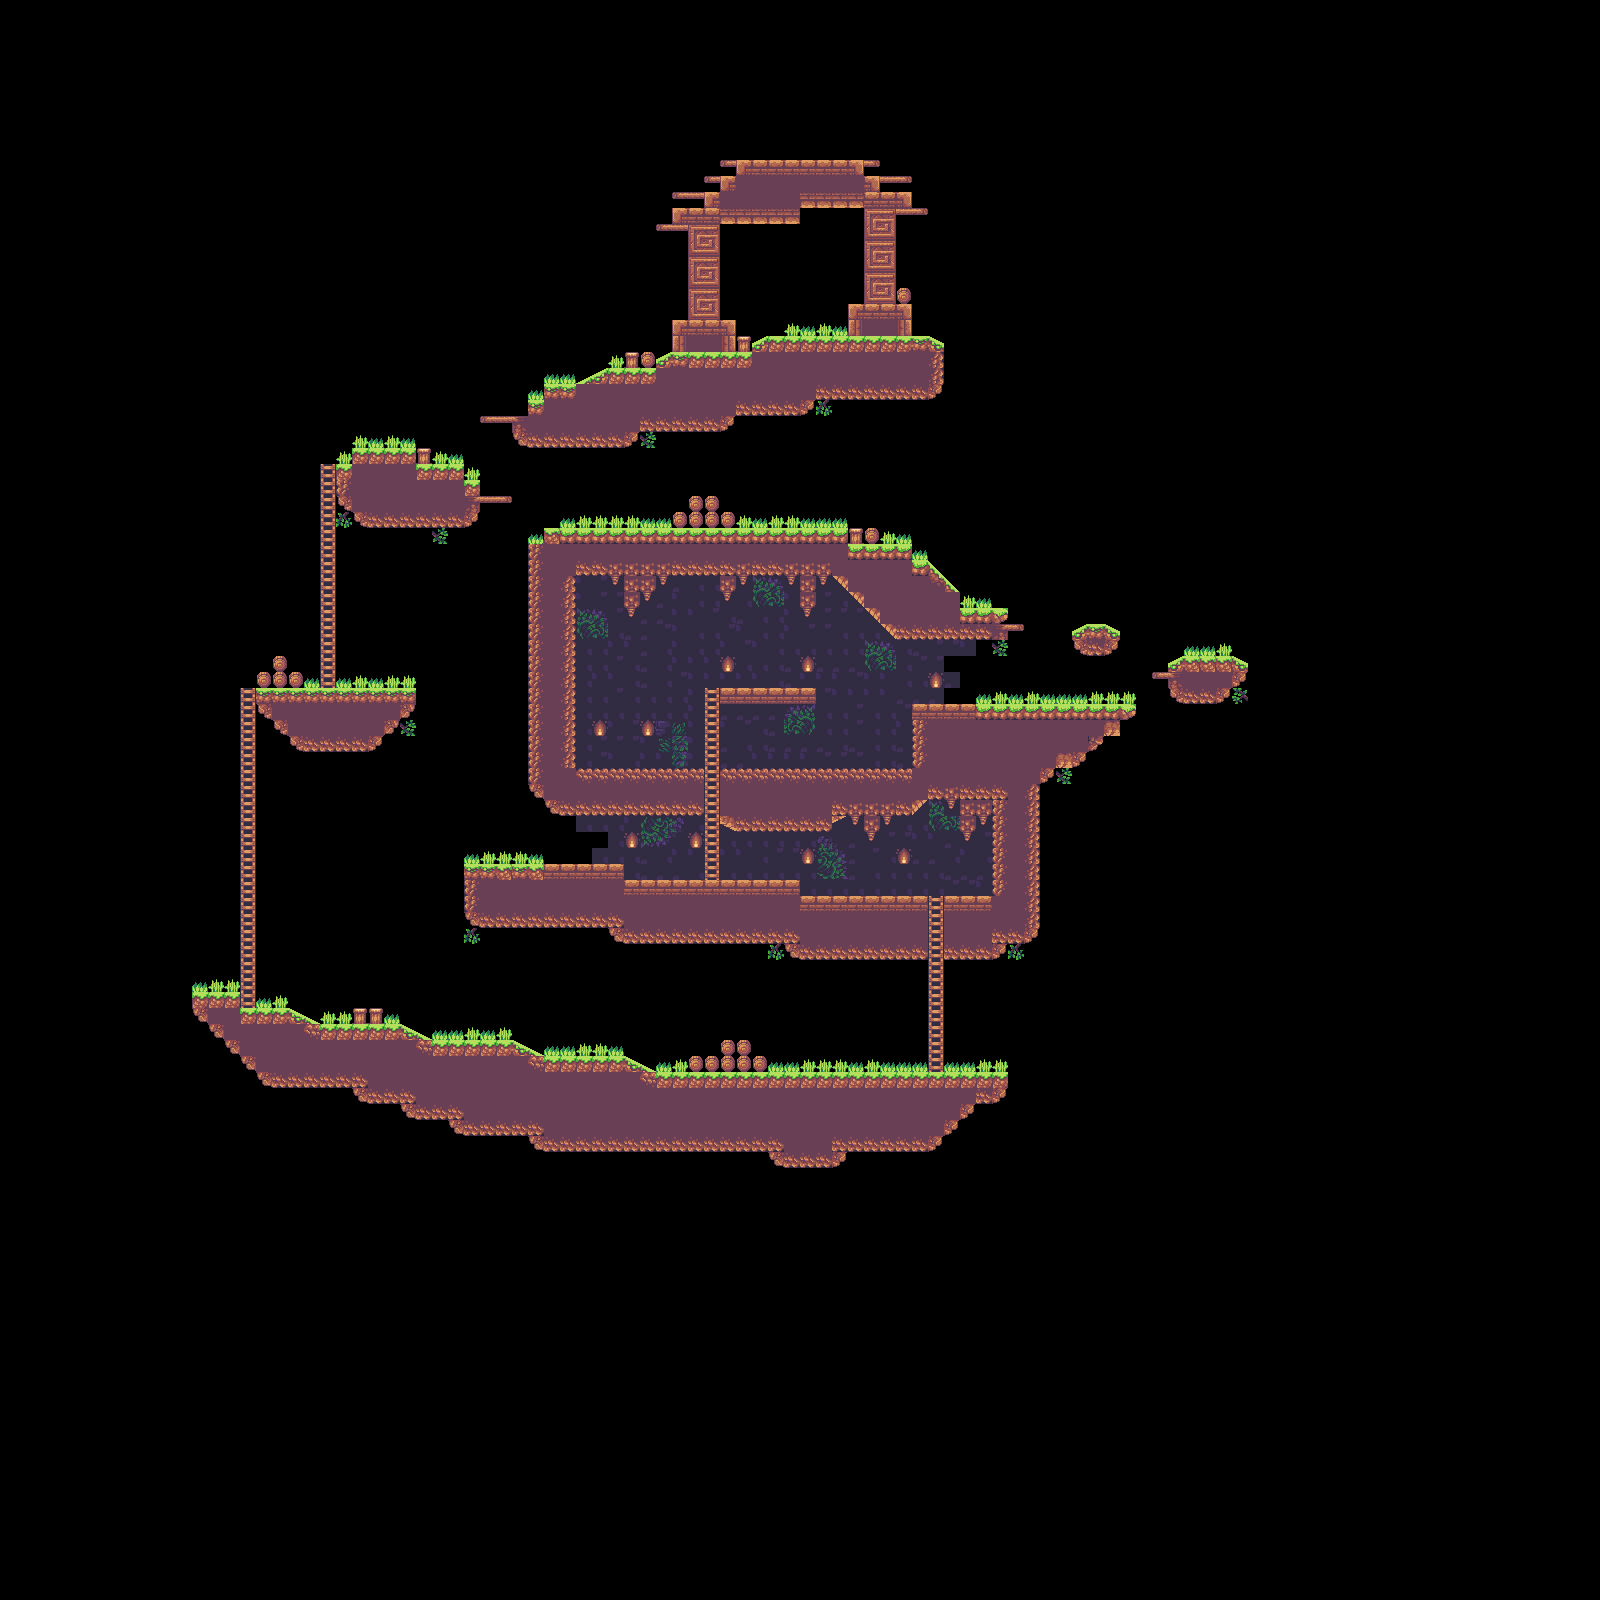

This is a level from a 2D game, rendered from its Tiled map with the project's own tilesets. A one-line summary and the map file follow, with tile-layer data summarised:
An orthogonal 100x100 tile map with 16x16 px tiles, 1 tile layer (Ground) and 16 objects.

<map version="1.0" tiledversion="2018.02.14" orientation="orthogonal" renderorder="right-down" width="100" height="100" tilewidth="16" tileheight="16" infinite="0" nextobjectid="72">
 <tileset firstgid="1" source="SunnyLand.tsx" />
 <layer name="Ground" width="100" height="100">
  <data>[10000 cells, 1583 non-empty, 90 distinct tile ids]</data>
 </layer>
 <objectgroup name="GroundCollision">
  <object id="56" x="912" y="704">
   <polyline points="0,0 224,0 224,16 208,16 208,32 192,32 160,64 144,64 128,80 128,224 112,240 96,240 80,256 32,256 32,192 80,192 80,96 16,96 0,112 -64,112 -80,128 -176,128 -192,112 -192,64 0,64 0,0" />
  </object>
  <object id="57" x="528" y="416">
   <polyline points="0,0 0,-16 16,-16 16,-32 48,-32 80,-48 128,-48 128,-56 144,-64 224,-64 224.333,-72.6667 240,-80 400,-80 415.667,-72.6667 416,-32 400,-16 288,-16 272,0 208,0 192,16 112,16 96,32 0,32 -16,16 -16,0 0,0" />
  </object>
  <object id="62" x="480" y="480">
   <polyline points="0,0 0,32 -16,48 -112,48 -128,32 -144,16 -144,-16 -128,-16 -128,-32 -64,-32 -48,-32 -48,-16 -16,-16 -16,0 0,0" />
  </object>
  <object id="63" x="256" y="688">
   <polyline points="0,0 160,0 160,16 112,64 48,64 0,16 0,0 0,-16 16,-16 16,-32 32,-32 32,-16 48,-16 48,0" />
  </object>
  <object id="64" x="528.667" y="544">
   <polyline points="0,0 15.3333,0 15.3333,-16 143.333,-16 143.333,-32 159.333,-32 159.333,-48 191.333,-48 191.333,-32 207.333,-32 207.333,-16 351.333,-16 351.333,0 383.333,0 383.333,16 399.333,16 431.333,48 431.333,64 479.333,64 479.333,96 367.333,96 303.333,32 47.3333,32 47.3333,224 175.333,224 175.333,272 31.3333,272 -0.666667,240 -0.666667,0" />
  </object>
  <object id="65" x="624" y="368">
   <polyline points="0,0 0,-16 32,-16 32,0" />
  </object>
  <object id="66" x="736" y="352">
   <polyline points="0,0 0,-16 16,-16 16,0 -0.666667,0" />
  </object>
  <object id="67" x="928" y="896">
   <polyline points="0,0 -128,0 -128,-16 -304,-16 -304,-32 -464,-32 -464,16 -448,32 -320,32 -304,48 -144,48 -128,64 0,64 0,0" />
  </object>
  <object id="68" x="192" y="992">
   <polyline points="0,0 48,0 48,16 96,16 128,32 160,32 160,16 192,16 192,32 208,32 240,48 320,48 352,64 432,64 464,80 496,80 496,64 528,64 528,48 560,48 560,64 576,64 576,80 816,80 816,96 800,112 784,112 736,160 656,160 640,176 592,176 576,160 352,160 336,144 272,144 256,128 224,128 208,112 176,112 160,96 80,96 0,16 0,0" />
  </object>
  <object id="69" x="1168" y="672">
   <polyline points="0,0 0,-8.66667 16,-16 64,-16 80,-9.33333 80.6667,-2.66667 64,16 48,32 16,32 0,16 0,0" />
  </object>
  <object id="70" x="1120" y="640">
   <polyline points="0,0 -16,16 -32,16 -48,0 -47.3333,-9.33333 -32,-16 -16,-16 0,-9.33333 0,0" />
  </object>
  <object id="71" x="720" y="688">
   <polyline points="0,0 0,16 96,16 96,0 0,0" />
  </object>
 </objectgroup>
 <objectgroup name="PlatformCollision">
  <object id="58" x="480" y="416">
   <polyline points="0,0 32,0" />
  </object>
  <object id="59" x="480" y="496">
   <polyline points="0,0 32,0" />
  </object>
  <object id="60" x="1007.67" y="623.667">
   <polyline points="0,0 16.3333,0.333333" />
  </object>
  <object id="61" x="1152" y="672">
   <polyline points="0,0 16,0" />
  </object>
 </objectgroup>
 <objectgroup name="LadderCollision" />
</map>
